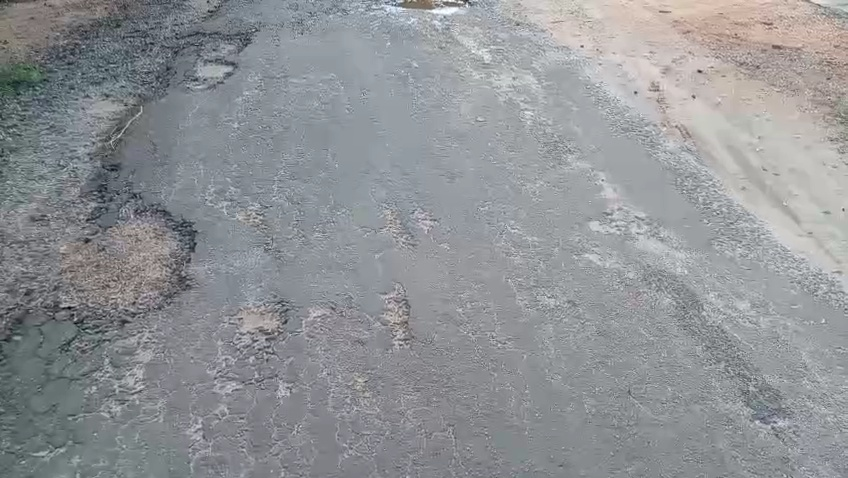
#> input picture Frames/frame_1.jpg, 848 x 478 px; its folder holds only this picture in this run
$ jupyter execute Main_Pipeline_Enhan.ipynb   (older library calls are emulated)
#> lines starting #> are read from the running program, lines starting #| are printed output that depends on the picture
[cell 1]
import cv2
import os
import numpy as np

input_folder = "Frames/"
final_output = "Final_Enhanced/"
os.makedirs(final_output, exist_ok=True)

clahe = cv2.createCLAHE(clipLimit=2.0, tileGridSize=(8,8))

def variance_of_laplacian(image):
    return cv2.Laplacian(image, cv2.CV_64F).var()

threshold = 400

frame_files = sorted(
    [f for f in os.listdir(input_folder)
     if f.startswith("frame_") and f.endswith(".jpg")],
    key=lambda x: int(x.split("_")[1].split(".")[0])
)

for file in frame_files:

    img = cv2.imread(os.path.join(input_folder, file))
#> img is the input picture: shape (478, 848, 3); mean B, G, R 150.1, 147, 144.4
    gray = cv2.cvtColor(img, cv2.COLOR_BGR2GRAY)

    # Noise Removal
    denoised = cv2.GaussianBlur(gray, (5,5), 0)

    # CLAHE
    enhanced = clahe.apply(denoised)
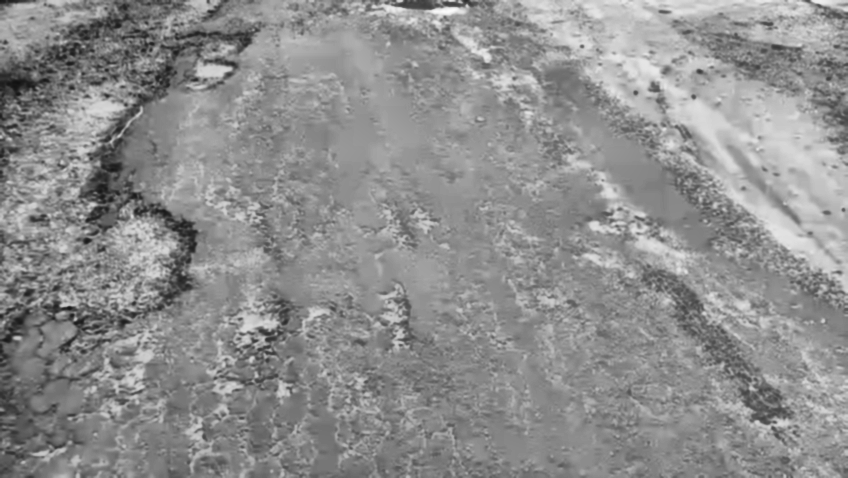
#> enhanced: shape (478, 848); min 17, max 251, mean 142.5

    # Blur Detection
    sharpness = variance_of_laplacian(enhanced)
#> sharpness = 177.5

    if sharpness < threshold:
        blurred = cv2.GaussianBlur(enhanced, (5,5), 0)
        enhanced = cv2.addWeighted(enhanced, 1.5, blurred, -0.5, 0)

    cv2.imwrite(os.path.join(final_output, file), enhanced)

print("Full pipeline enhancement completed.")


$ run again, on Frames/frame_105.jpg
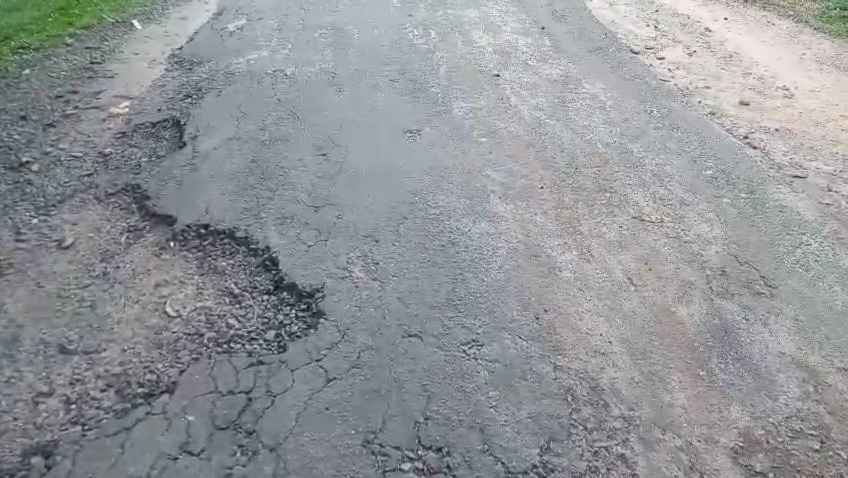
#> input picture Frames/frame_105.jpg, 848 x 478 px
#> img is the input picture: shape (478, 848, 3); mean B, G, R 153.2, 149.4, 146.3
#> `enhanced = clahe.apply(denoised)`:
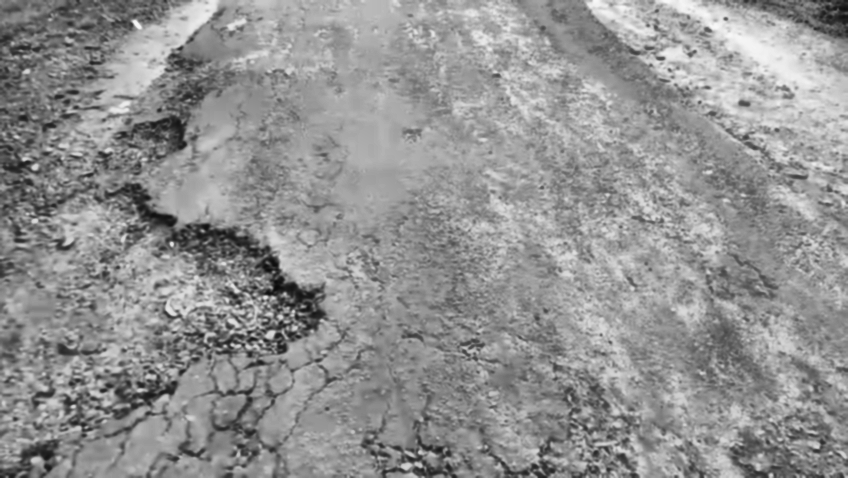
#> enhanced: shape (478, 848); min 9, max 248, mean 146
#> sharpness = 217.7

$ run again, on Frames/frame_107.jpg
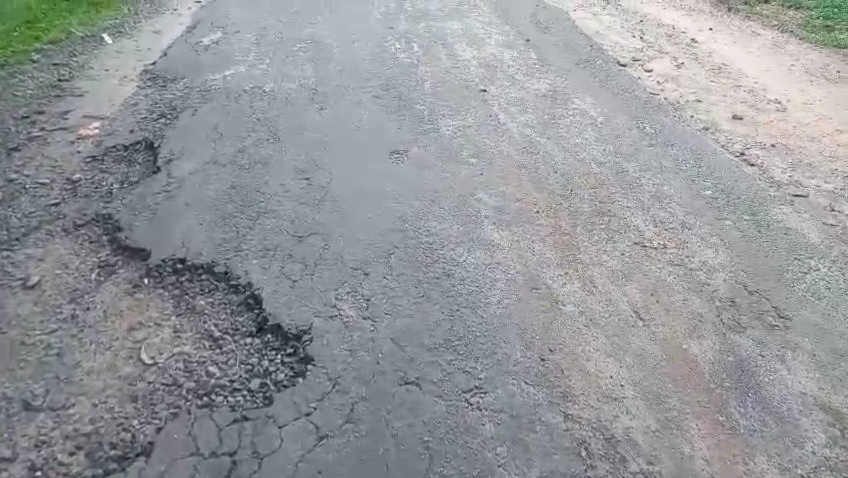
#> input picture Frames/frame_107.jpg, 848 x 478 px
#> img is the input picture: shape (478, 848, 3); mean B, G, R 155.9, 152.4, 149.4
#> `enhanced = clahe.apply(denoised)`:
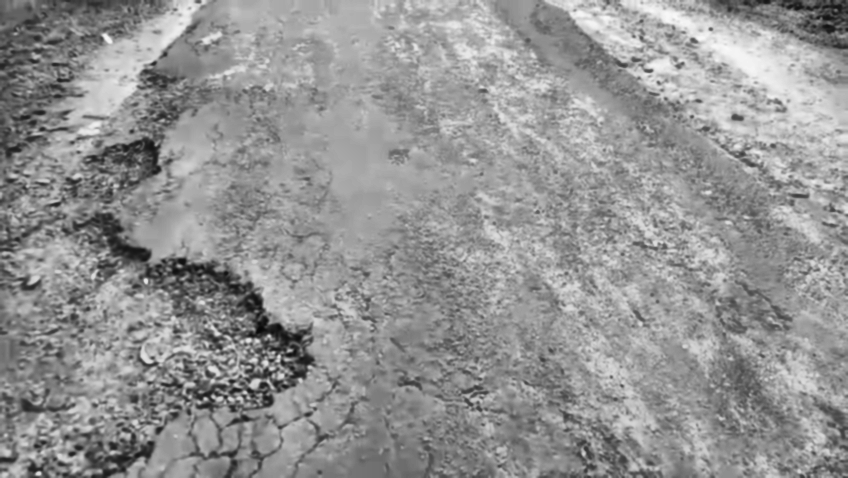
#> enhanced: shape (478, 848); min 7, max 248, mean 147.4
#> sharpness = 200.8

$ run again, on Frames/frame_109.jpg
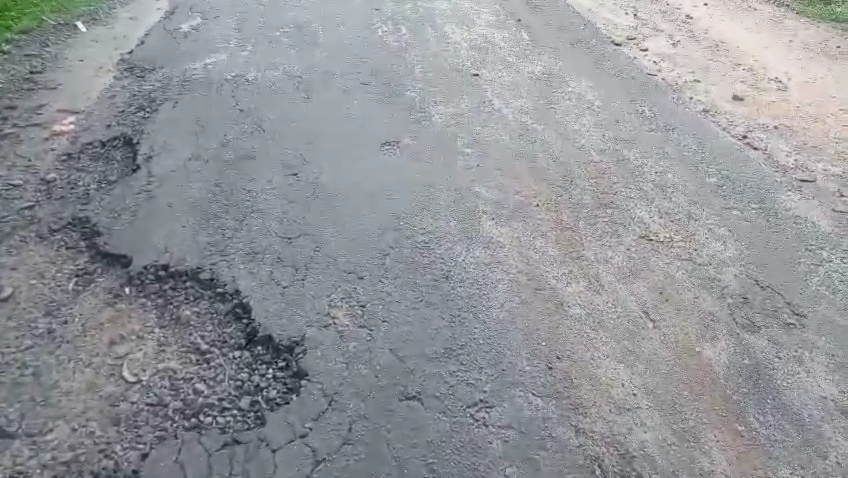
#> input picture Frames/frame_109.jpg, 848 x 478 px
#> img is the input picture: shape (478, 848, 3); mean B, G, R 154.3, 150.2, 147.6
#> `enhanced = clahe.apply(denoised)`:
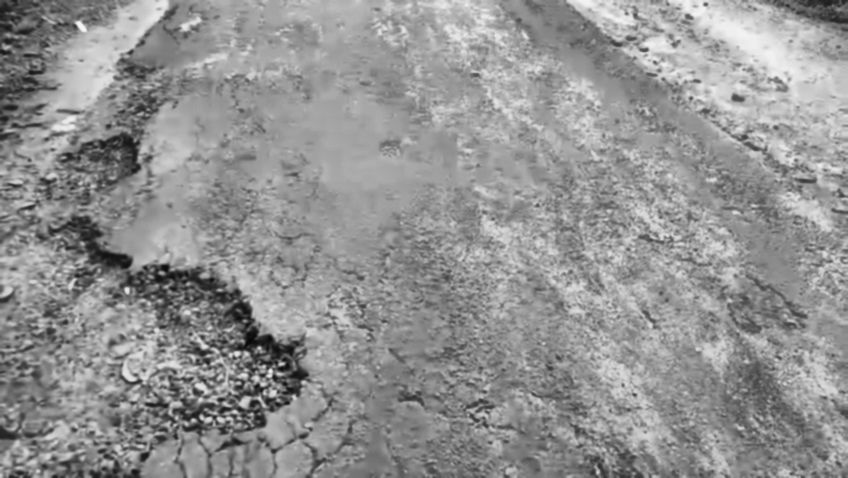
#> enhanced: shape (478, 848); min 8, max 247, mean 146.6
#> sharpness = 195.5

$ run again, on Frames/frame_101.jpg
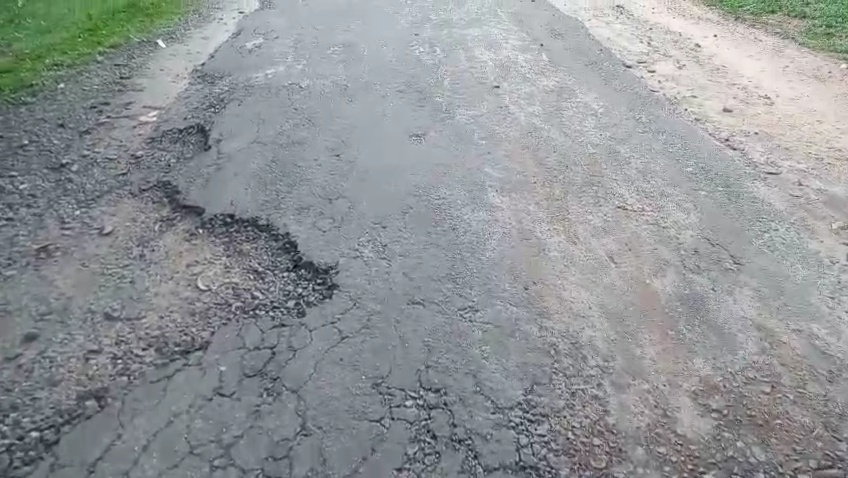
#> input picture Frames/frame_101.jpg, 848 x 478 px
#> img is the input picture: shape (478, 848, 3); mean B, G, R 151.8, 149.4, 145.2
#> `gray = cv2.cvtColor(img, cv2.COLOR_BGR2GRAY)`:
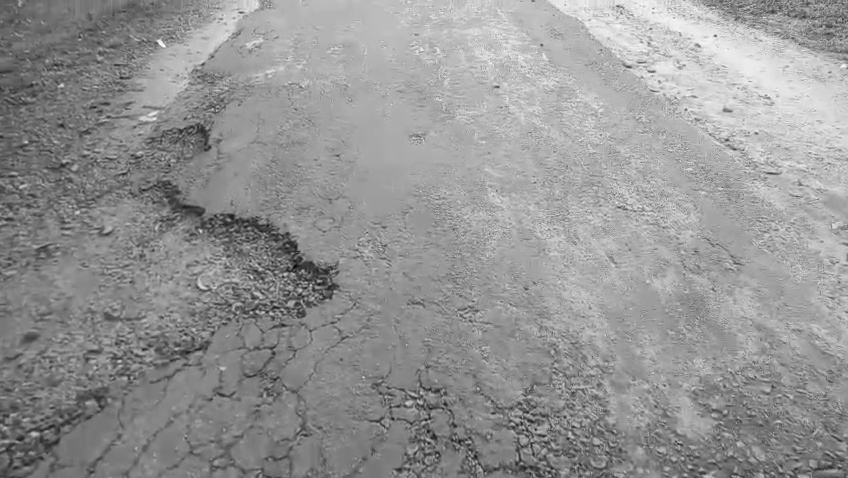
#> gray: shape (478, 848); min 4, max 253, mean 148.5
#> `enhanced = clahe.apply(denoised)`:
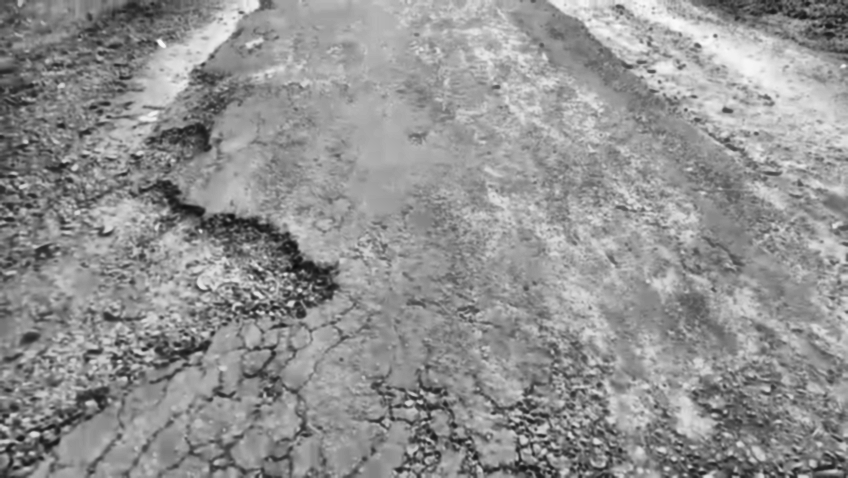
#> enhanced: shape (478, 848); min 9, max 250, mean 145.6
#> sharpness = 214.8
